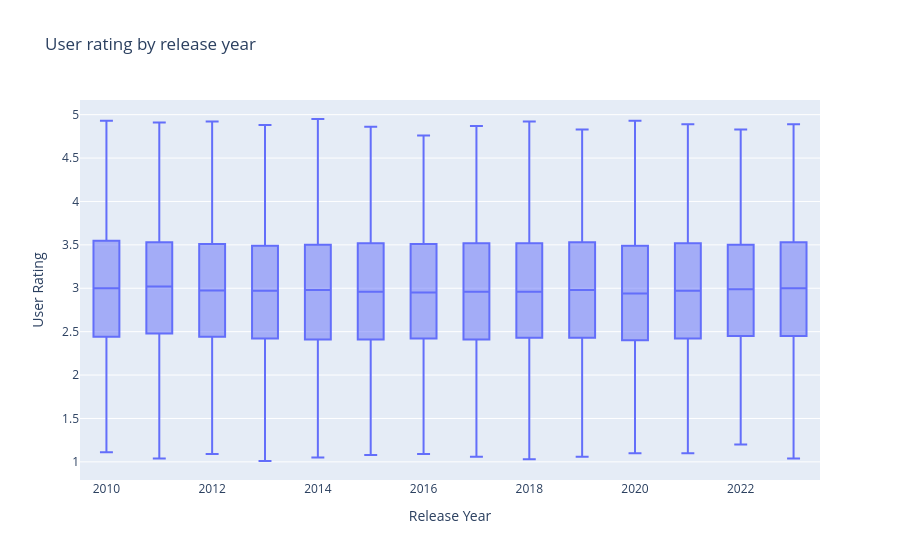

This figure's notebook cell:
### Code cell
fig = px.box(
    dataset,
    x="Release Year",
    y="User Rating",
    title="User rating by release year"
)

fig.show()

### Figure 1 — Plotly figure (JSON) as saved in the notebook; plotly's stock layout.template omitted (floating-point values rounded to 4 significant figures; data arrays with more than 128 entries replaced by an {"elided": "..."} marker saying what was removed)
{"data": [{"alignmentgroup": "True", "hovertemplate": "Release Year=%{x}<br>User Rating=%{y}<extra></extra>", "legendgroup": "", "marker": {"color": "#636efa"}, "name": "", "notched": false, "offsetgroup": "", "orientation": "v", "showlegend": false, "type": "box", "x": {"elided": "47774 int values"}, "x0": " ", "xaxis": "x", "y": {"elided": "47774 float values"}, "y0": " ", "yaxis": "y"}], "layout": {"boxmode": "group", "legend": {"tracegroupgap": 0}, "title": {"text": "User rating by release year"}, "xaxis": {"anchor": "y", "domain": [0, 1], "title": {"text": "Release Year"}}, "yaxis": {"anchor": "x", "domain": [0, 1], "title": {"text": "User Rating"}}}}
